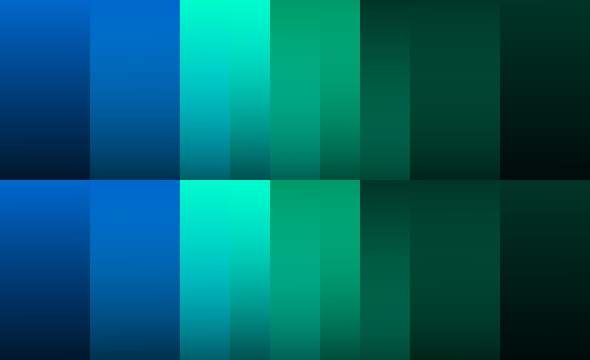
Frame 1 (no input)
Frame 60 (the mouse pressed at the canvas centre just before this capture): identical to frame 1, image omitted
Frame 120 (the mouse held since frame 60 and released just before this capture): identical to frame 1, image omitted

The Processing sketch that drew this single still picture (run headless with seeded random() and noise(); from frame 60 on, the mouse is pressed at the canvas centre):

// Processing sketch: colourpanes
// ── colourpanes.pde
PImage img, img2, img3, img4, img5;

void setup() {
  size(590, 360);  
  img = createImage(230, 230, ARGB);
  for(int i = 0; i < img.pixels.length; i++) {
    float a = map(i, 0, img.pixels.length, 255, 0);
    img.pixels[i] = color(0, 153, 204, a); 
  }
  img2 = createImage(230, 230, ARGB);
  for(int i = 0; i < img2.pixels.length; i++) {
    float a = map(i, 0, img2.pixels.length, 255, 0);
    img2.pixels[i] = color(0, 103, 204, a); 
  }
  img3 = createImage(230, 230, ARGB);
  for(int i = 0; i < img3.pixels.length; i++) {
    float a = map(i, 0, img3.pixels.length, 255, 0);
    img3.pixels[i] = color(0, 253, 204, a); 
  }
  img4 = createImage(230, 230, ARGB);
  for(int i = 0; i < img4.pixels.length; i++) {
    float a = map(i, 0, img4.pixels.length, 255, 0);
    img4.pixels[i] = color(0, 153, 104, a); 
  }
  img5 = createImage(230, 230, ARGB);
  for(int i = 0; i < img5.pixels.length; i++) {
    float a = map(i, 0, img5.pixels.length, 255, 0);
    img5.pixels[i] = color(0, 53, 40, a); 
  }
}

void draw() {
  background(0);
  image(img, 90, 0);
  image(img2, 0, 0);
  image(img3, 180, 0);
  image(img4, 270, 0);
  image(img5, 360, 0);
  image(img, 90, 180);
  image(img2, 0, 180);
  image(img3, 180, 180);
  image(img4, 270, 180);
  image(img5, 360, 180);

}
